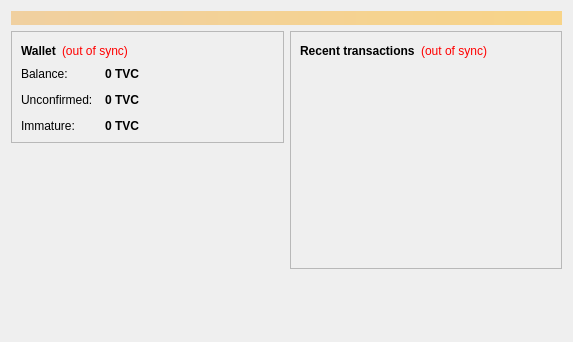
<?xml version="1.0" encoding="UTF-8"?>
<ui version="4.0">
 <class>OverviewPage</class>
 <widget class="QWidget" name="OverviewPage">
  <property name="geometry">
   <rect>
    <x>0</x>
    <y>0</y>
    <width>573</width>
    <height>342</height>
   </rect>
  </property>
  <property name="windowTitle">
   <string>Form</string>
  </property>
  <layout class="QVBoxLayout" name="topLayout">
   <item>
    <widget class="QLabel" name="labelAlerts">
     <property name="visible">
      <bool>false</bool>
     </property>
     <property name="styleSheet">
      <string notr="true">background-color: qlineargradient(x1: 0, y1: 0, x2: 1, y2: 0, stop:0 #F0D0A0, stop:1 #F8D488); color:#000000;</string>
     </property>
     <property name="wordWrap">
      <bool>true</bool>
     </property>
     <property name="margin">
      <number>3</number>
     </property>
    </widget>
   </item>
   <item>
    <layout class="QHBoxLayout" name="horizontalLayout" stretch="1,1">
     <item>
      <layout class="QVBoxLayout" name="verticalLayout_2">
       <item>
        <widget class="QFrame" name="frame">
         <property name="frameShape">
          <enum>QFrame::StyledPanel</enum>
         </property>
         <property name="frameShadow">
          <enum>QFrame::Raised</enum>
         </property>
         <layout class="QVBoxLayout" name="verticalLayout_4">
          <item>
           <layout class="QHBoxLayout" name="horizontalLayout_4">
            <item>
             <widget class="QLabel" name="label_5">
              <property name="font">
               <font>
                <weight>75</weight>
                <bold>true</bold>
               </font>
              </property>
              <property name="text">
               <string>Wallet</string>
              </property>
             </widget>
            </item>
            <item>
             <widget class="QLabel" name="labelWalletStatus">
              <property name="toolTip">
               <string>The displayed information may be out of date. Your wallet automatically synchronizes with the Tvcoin network after a connection is established, but this process has not completed yet.</string>
              </property>
              <property name="styleSheet">
               <string notr="true">QLabel { color: red; }</string>
              </property>
              <property name="text">
               <string notr="true">(out of sync)</string>
              </property>
              <property name="alignment">
               <set>Qt::AlignLeading|Qt::AlignLeft|Qt::AlignVCenter</set>
              </property>
             </widget>
            </item>
            <item>
             <spacer name="horizontalSpacer_2">
              <property name="orientation">
               <enum>Qt::Horizontal</enum>
              </property>
              <property name="sizeHint" stdset="0">
               <size>
                <width>40</width>
                <height>20</height>
               </size>
              </property>
             </spacer>
            </item>
           </layout>
          </item>
          <item>
           <layout class="QFormLayout" name="formLayout_2">
            <property name="fieldGrowthPolicy">
             <enum>QFormLayout::AllNonFixedFieldsGrow</enum>
            </property>
            <property name="horizontalSpacing">
             <number>12</number>
            </property>
            <property name="verticalSpacing">
             <number>12</number>
            </property>
            <item row="0" column="0">
             <widget class="QLabel" name="label">
              <property name="text">
               <string>Balance:</string>
              </property>
             </widget>
            </item>
            <item row="0" column="1">
             <widget class="QLabel" name="labelBalance">
              <property name="font">
               <font>
                <weight>75</weight>
                <bold>true</bold>
               </font>
              </property>
              <property name="cursor">
               <cursorShape>IBeamCursor</cursorShape>
              </property>
              <property name="toolTip">
               <string>Your current balance</string>
              </property>
              <property name="text">
               <string notr="true">0 TVC</string>
              </property>
              <property name="textInteractionFlags">
               <set>Qt::LinksAccessibleByMouse|Qt::TextSelectableByKeyboard|Qt::TextSelectableByMouse</set>
              </property>
             </widget>
            </item>
            <item row="1" column="0">
             <widget class="QLabel" name="label_3">
              <property name="text">
               <string>Unconfirmed:</string>
              </property>
             </widget>
            </item>
            <item row="1" column="1">
             <widget class="QLabel" name="labelUnconfirmed">
              <property name="font">
               <font>
                <weight>75</weight>
                <bold>true</bold>
               </font>
              </property>
              <property name="cursor">
               <cursorShape>IBeamCursor</cursorShape>
              </property>
              <property name="toolTip">
               <string>Total of transactions that have yet to be confirmed, and do not yet count toward the current balance</string>
              </property>
              <property name="text">
               <string notr="true">0 TVC</string>
              </property>
              <property name="textInteractionFlags">
               <set>Qt::LinksAccessibleByMouse|Qt::TextSelectableByKeyboard|Qt::TextSelectableByMouse</set>
              </property>
             </widget>
            </item>
            <item row="2" column="0">
             <widget class="QLabel" name="labelImmatureText">
              <property name="text">
               <string>Immature:</string>
              </property>
             </widget>
            </item>
            <item row="2" column="1">
             <widget class="QLabel" name="labelImmature">
              <property name="font">
               <font>
                <weight>75</weight>
                <bold>true</bold>
               </font>
              </property>
              <property name="toolTip">
               <string>Mined balance that has not yet matured</string>
              </property>
              <property name="text">
               <string notr="true">0 TVC</string>
              </property>
              <property name="textInteractionFlags">
               <set>Qt::LinksAccessibleByMouse|Qt::TextSelectableByKeyboard|Qt::TextSelectableByMouse</set>
              </property>
             </widget>
            </item>
           </layout>
          </item>
         </layout>
        </widget>
       </item>
       <item>
        <spacer name="verticalSpacer">
         <property name="orientation">
          <enum>Qt::Vertical</enum>
         </property>
         <property name="sizeHint" stdset="0">
          <size>
           <width>20</width>
           <height>40</height>
          </size>
         </property>
        </spacer>
       </item>
      </layout>
     </item>
     <item>
      <layout class="QVBoxLayout" name="verticalLayout_3">
       <item>
        <widget class="QFrame" name="frame_2">
         <property name="frameShape">
          <enum>QFrame::StyledPanel</enum>
         </property>
         <property name="frameShadow">
          <enum>QFrame::Raised</enum>
         </property>
         <layout class="QVBoxLayout" name="verticalLayout">
          <item>
           <layout class="QHBoxLayout" name="horizontalLayout_2">
            <item>
             <widget class="QLabel" name="label_4">
              <property name="text">
               <string>&lt;b&gt;Recent transactions&lt;/b&gt;</string>
              </property>
             </widget>
            </item>
            <item>
             <widget class="QLabel" name="labelTransactionsStatus">
              <property name="toolTip">
               <string>The displayed information may be out of date. Your wallet automatically synchronizes with the Tvcoin network after a connection is established, but this process has not completed yet.</string>
              </property>
              <property name="styleSheet">
               <string notr="true">QLabel { color: red; }</string>
              </property>
              <property name="text">
               <string notr="true">(out of sync)</string>
              </property>
              <property name="alignment">
               <set>Qt::AlignRight|Qt::AlignTrailing|Qt::AlignVCenter</set>
              </property>
             </widget>
            </item>
            <item>
             <spacer name="horizontalSpacer">
              <property name="orientation">
               <enum>Qt::Horizontal</enum>
              </property>
              <property name="sizeHint" stdset="0">
               <size>
                <width>40</width>
                <height>20</height>
               </size>
              </property>
             </spacer>
            </item>
           </layout>
          </item>
          <item>
           <widget class="QListView" name="listTransactions">
            <property name="styleSheet">
             <string notr="true">QListView { background: transparent; }</string>
            </property>
            <property name="frameShape">
             <enum>QFrame::NoFrame</enum>
            </property>
            <property name="verticalScrollBarPolicy">
             <enum>Qt::ScrollBarAlwaysOff</enum>
            </property>
            <property name="horizontalScrollBarPolicy">
             <enum>Qt::ScrollBarAlwaysOff</enum>
            </property>
            <property name="selectionMode">
             <enum>QAbstractItemView::NoSelection</enum>
            </property>
           </widget>
          </item>
         </layout>
        </widget>
       </item>
       <item>
        <spacer name="verticalSpacer_2">
         <property name="orientation">
          <enum>Qt::Vertical</enum>
         </property>
         <property name="sizeHint" stdset="0">
          <size>
           <width>20</width>
           <height>40</height>
          </size>
         </property>
        </spacer>
       </item>
      </layout>
     </item>
    </layout>
   </item>
  </layout>
 </widget>
 <resources/>
 <connections/>
</ui>
